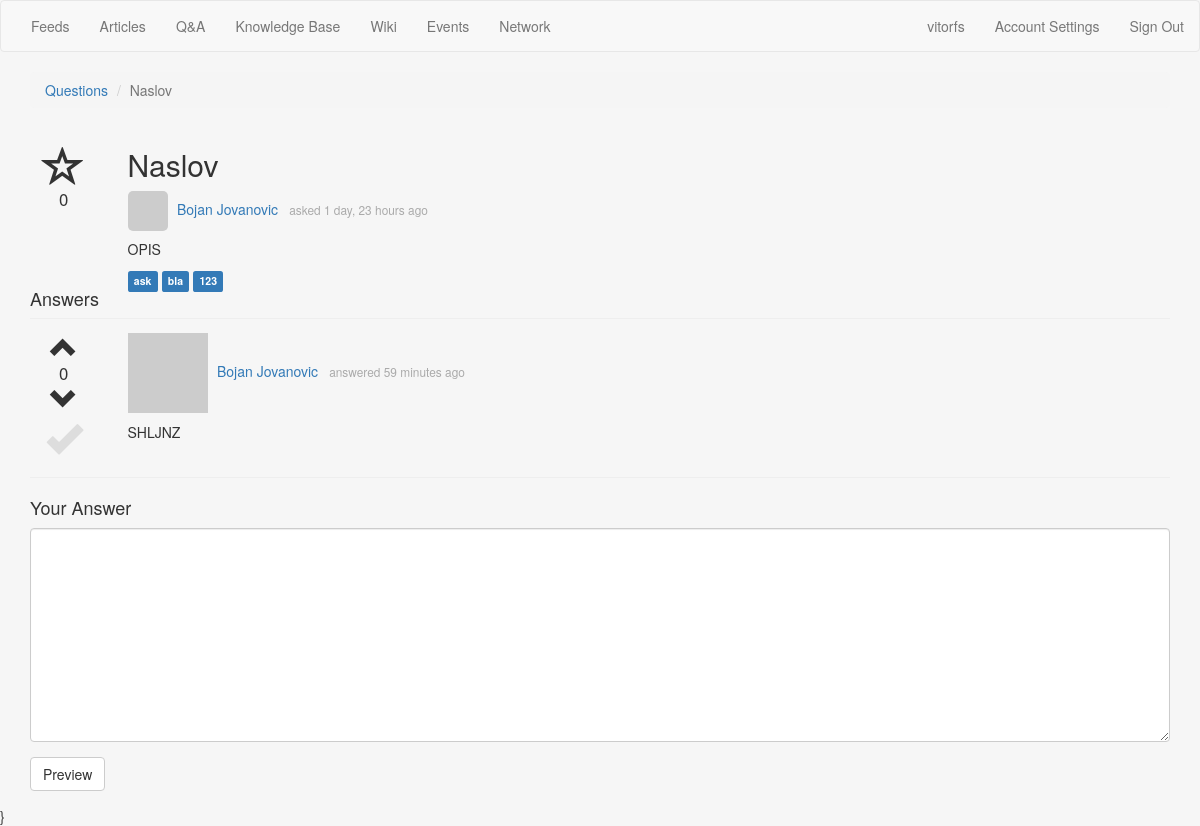
The app's page /questions/5/ (signed in) with its own data.
### questions/models.py (models this page shows, shortened)
class Question(models.Model):
	user = models.ForeignKey(User)
	title= models.CharField(max_length=2000)
	description = models.TextField(max_length=2000)
	tags = models.CharField(max_length=255, null=True, blank=True)
	create_date = models.DateTimeField(auto_now_add=True)
	update_date = models.DateTimeField(auto_now_add=True)
	favorites = models.IntegerField(default=0)
	has_accepted_answer = models.BooleanField(default=False)
	class Meta:
		verbose_name = 'Question'
		verbose_name_plural = 'Questions'
		ordering = ('-update_date',)
	def get_answers(self):
		return Answer.objects.filter(question=self)
	def get_tag_list(self):
		return self.tags.split(" ")

class Answer(models.Model):
	user = models.ForeignKey(User)
	question = models.ForeignKey(Question)
	description = models.TextField(max_length=2000)
	create_date = models.DateTimeField(auto_now_add=True)
	update_date = models.DateTimeField(null=True, blank=True)
	votes = models.IntegerField(default=0)
	is_accepted = models.BooleanField(default=False)
	class Meta:
		verbose_name = 'Answer'
		verbose_name_plural = 'Answers'
		ordering = ('-is_accepted', 'votes', 'create_date')

### questions/views.py (the view)
# urls.py: url(r'^questions/(?P<pk>\d+)/$', question, name="question"),
def question(request, pk):
	question = Question.objects.get(pk=pk)
	form = AnswerForm(initial={'question': question})
	context = {
		'question': question,
		'form': form,
	}
	return render(request, 'questions/question.html', context)

### questions/forms.py
class AnswerForm(forms.ModelForm):
	question = forms.ModelChoiceField(widget=forms.HiddenInput(), queryset=Question.objects.all())
	description = forms.CharField(widget=forms.Textarea(attrs={'class': 'form-control'}), max_length=2000)
	class Meta:
		model = Answer
		fields = ['question', 'description']

### templates/questions/question.html (shortened to what this page needs)
{% extends 'base.html' %}
{% load staticfiles %}
{% load humanize %}
{% block head %}
  <link href="{% static 'css/questions.css' %}" rel="stylesheet">
{% endblock head %}
{% block main %}
  <ol class="breadcrumb">
    <li><a href="{% url 'questions' %}">Questions</a></li>
    <li class="active">{{ question.title }}</li>
  </ol>
  <div class="row question" question-id="{{ question.id }}">
  	<div class="col-md-1 options">
  		<span class="glyphicon glyphicon-star-empty favorite"></span>
  		<span>0</span>
  	</div>
  	<div class="col-md-11">
  		<h2>{{ question.title }}</h2>
  		<div class="question-user">
  			<a href="#"><img src="http://www.gravatar.com/avatar/07626034d73ad893cf8a63cea49a4cb6?s=256&d=http%3A%2F%2Ftrybootcamp.vitorfs.com%2Fstatic%2Fimg%2Fuser.png" class="user"></a>
  			<a href="#" class="username">{{ question.user.get_full_name }}</a>
  			<small class="asked">asked {{ question.update_date|naturaltime }}</small>
  		</div>
  		<p>{{ question.description }}</p>
  		{% if question.get_tag_list %}
  			{% for tag in question.get_tag_list %}
  				<span class="label label-primary">{{ tag }}</span>
  			{% endfor %}
  		{% endif %}
  	</div>
  </div>
  <h4 class="page-header">Answers</h4>
  <div class="answers">
    {% for answer in question.get_answers %}
      {% include 'questions/partial_answer.html' with question=question answer=answer %}
    {% endfor %}
  	<hr/>
  	<h4>Your Answer</h4>
  	<form action="{% url 'answer' %}" method="post" role="form">
  		<div class="form-group">
      {{ form.description }}
  		</div>
  		<div class="form-group">
  			<button type="submit" class="btn btn-default">Preview</button>
  		</div>
  	</form>
  </div>
{% endblock main %}

### templates/questions/partial_answer.html (shortened to what this page needs)
{% load humanize %}
<div class="row answer" anwer-id="{{ answer.id }}">
	<div class="col-md-1 options">
		<span class="glyphicon glyphicon-chevron-up vote"></span>
		<span>0</span>
		<span class="glyphicon glyphicon-chevron-down vote"></span>
		{% if user == question.user %}
			<span class="glyphicon glyphicon-ok accept{% if answer.is_accepted %} accepted{% endif %}" data-toggle="tooltip"></span>
		{% endif %}
	</div>
	<div class="col-md-11">
		<div class="answer-user">
			<a href="#"><img src="http://www.gravatar.com/avatar/07626034d73ad893cf8a63cea49a4cb6?s=256&d=http%3A%2F%2Ftrybootcamp.vitorfs.com%2Fstatic%2Fimg%2Fuser.png"></a>
			<a href="#" class="username">{{ answer.user.get_full_name }}</a>
			<small class="answered">answered {{ answer.create_date|naturaltime }}</small>
		</div>
		<p>{{ answer.description }}</p>
	</div>
</div>

### static/css/bootcamp.css (style rules this page uses)
body { background-color: #f6f6f6; }
.page-header { margin: 0; }

### static/css/questions.css (style rules this page uses)
.options { text-align: center; }
.options span { display: block; font-size: 1.2em; }
.options span.favorite { font-size: 3em; margin-top: .4em; }
.options span.vote { font-size: 2em; }
.options span.accept { font-size: 2.6em; color: #dddddd; margin-top: .2em; }
.answer { margin-top: 1em; }
.answer .answer-user, .question .question-user { margin-bottom: .6em; }
.answer .answer-user .user, .question .question-user .user { width: 40px; border-radius: 5px; }
.answer .answer-user .username, .question .question-user .username { margin-left: .4em; }
.answer .answered, .question .asked { color: #aaaaaa; margin-left: .6em; }

### records on screen
Question: title "Naslov", user.get_full_name "Bojan Jovanovic", update_date "1 day, 23 hours ago", description "OPIS"
Answer: is_accepted False (drawn), user.get_full_name "Bojan Jovanovic", create_date "59 minutes ago", description "SHLJNZ"

### other values on screen
{{ tag }} "ask" "bla" "123"
